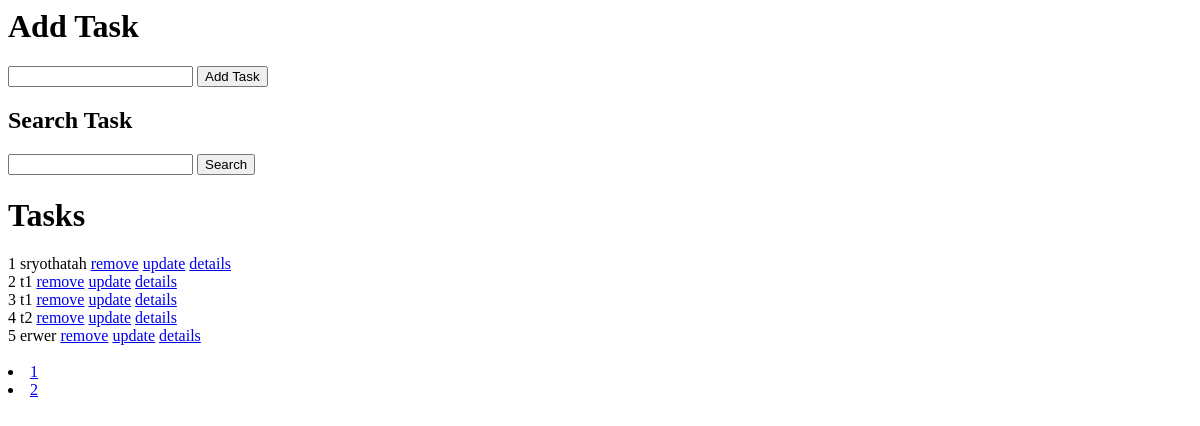
/tasks/, run on an earlier commit of the app's database.
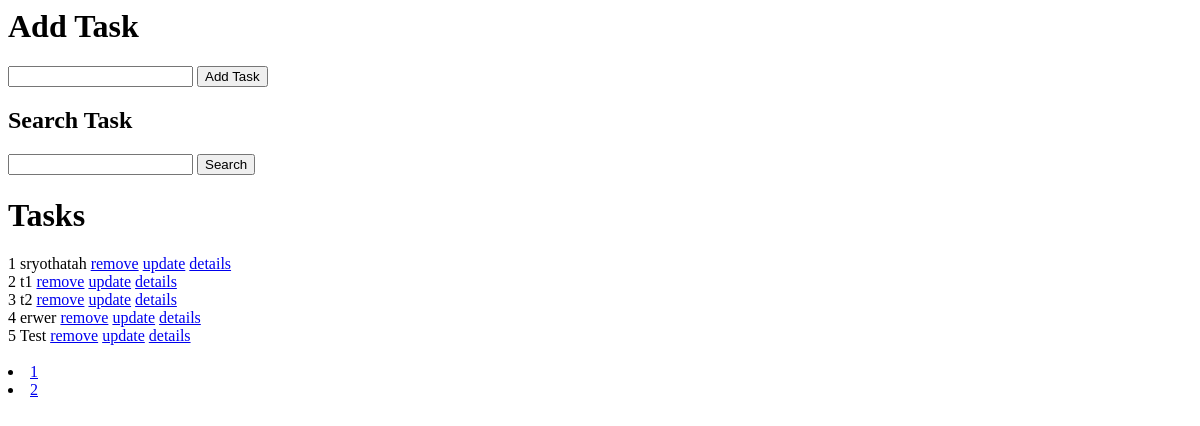
And on a later commit of the database.
### tasks/models.py (models this page shows)
class Task(models.Model):
    title = models.CharField(max_length=100)
    description = models.TextField()
    completed = models.BooleanField(default=False)
    deleted = models.BooleanField(default=False)
    user = models.ForeignKey(User, on_delete=models.CASCADE, null=True, blank=True)
    def __str__(self) -> str:
        return self.title

### tasks/views.py (the view)
# urls.py: path("tasks/", GenericTaskView.as_view()),
class GenericTaskView(ListView):
    queryset = Task.objects.filter(deleted=False)
    template_name = "tasks.html"
    context_object_name = "tasks"
    paginate_by = 5
    def get_queryset(self):
        tasks = Task.objects.filter(deleted=False)
        search_string = self.request.GET.get("search")
        if search_string:
            tasks = tasks.filter(title__icontains=search_string)
        return tasks

### templates/tasks.html (shortened to what this page needs)
<h1>Add Task</h1>
<form action="/add-task" method="get">
    <input type="text" name="task" />
    <button type="submit">Add Task</button>
</form>
<h2>Search Task</h2>
<form action="" method="get">
    <input type="text" name="search" />
    <button type="submit">Search</button>
</form>
<h1>Tasks</h1>
{% for task in tasks%}
{{forloop.counter}}
{{task}} <a href="/delete-task/{{task.id}}">remove</a>  <a href="/update-task/{{task.id}}">update</a> <a href="/detail-task/{{task.id}}">details</a><br />
{% endfor %}
{% for page in paginator.page_range %}
<li>
    <a href="?page={{page}}&search={{request.GET.search}}">{{page}}</a>
</li>
{% endfor %}

What changed in the data, as far as the page shows it:
removed Task: title "t1"
now on this page (row unchanged): Task: title "Test"
